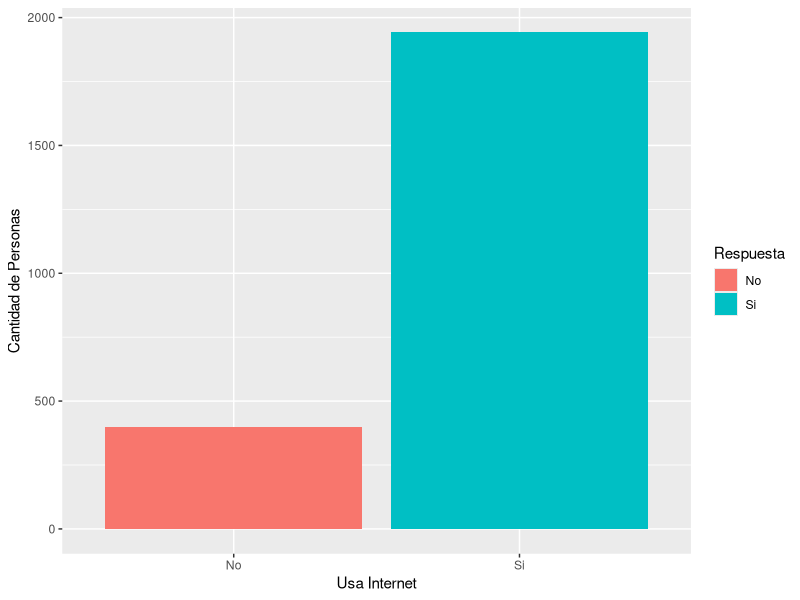
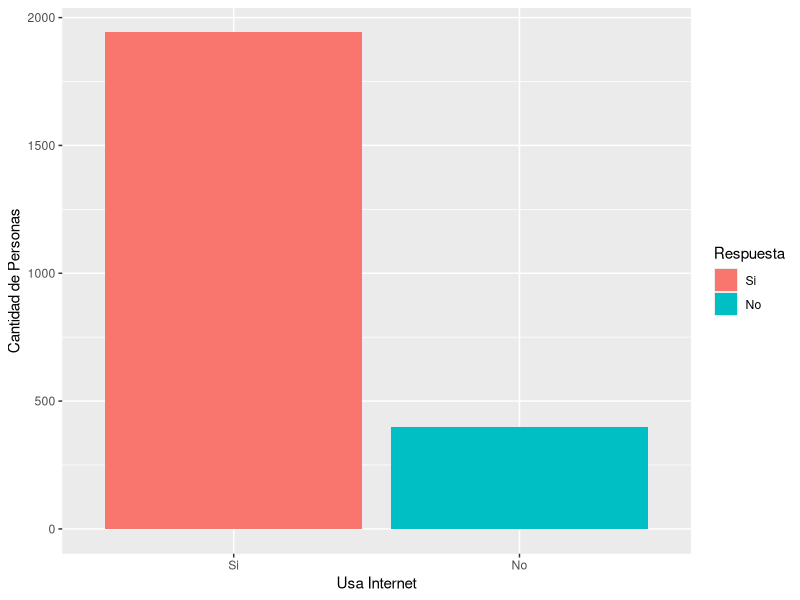
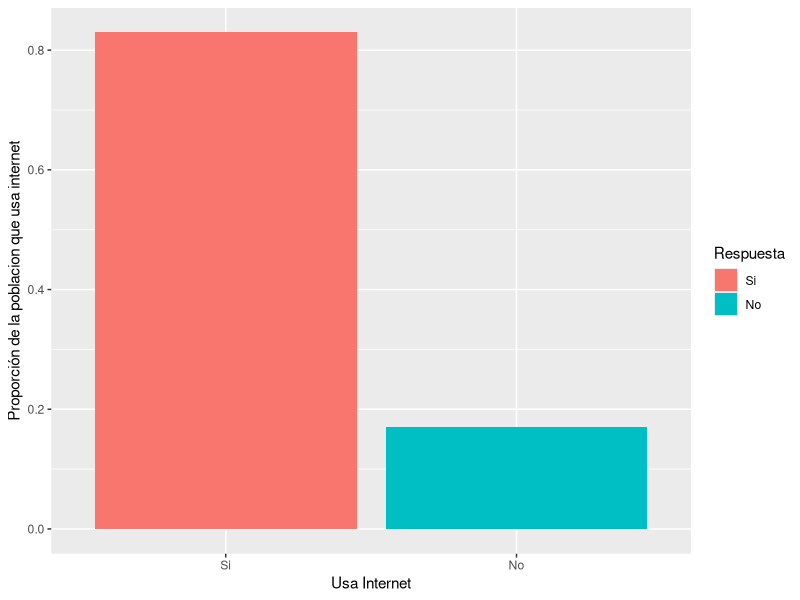
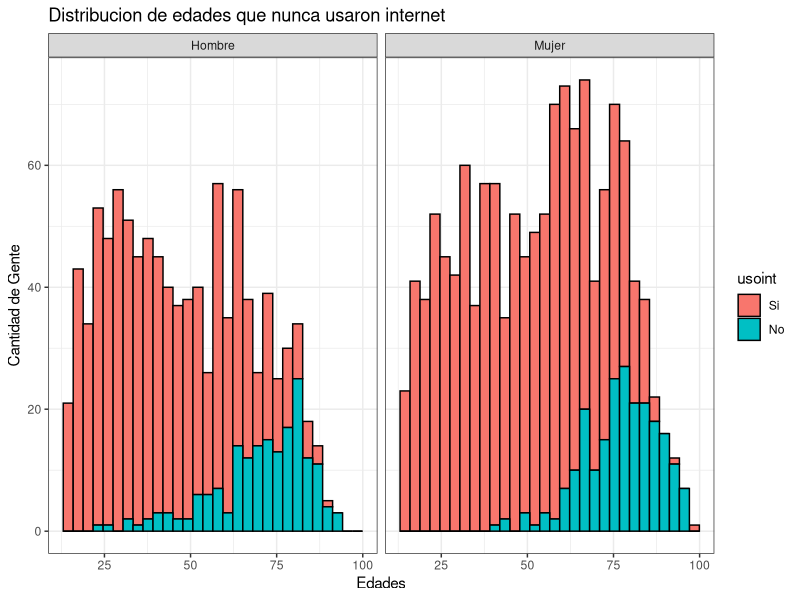
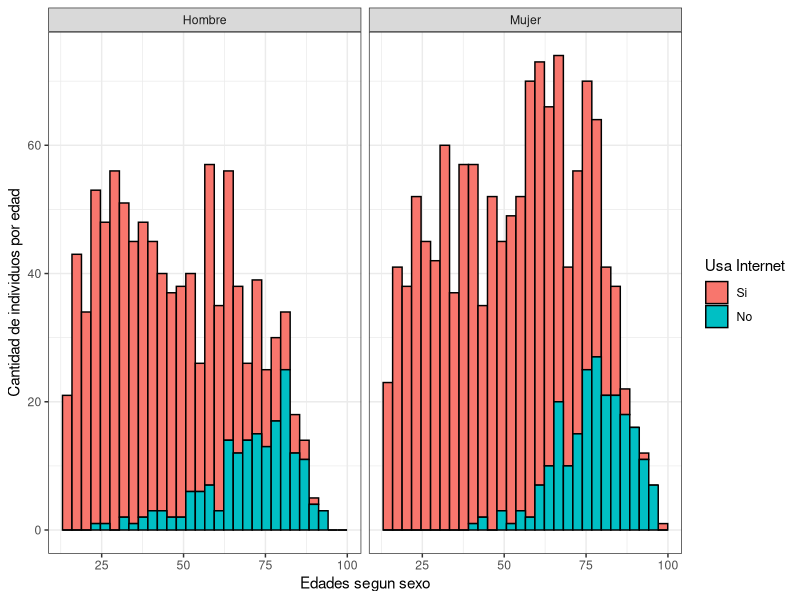

The R source for these figures, in order: (Note: this script raises an error after producing the figures.)
## ---- chunk 1
set.seed(123)
var1 <- sample(c(2,3,4), size = 12, replace = TRUE)
var2 <- sample(c("alto", "medio", "bajo"), size = 12, replace = TRUE)
var3 <- sample(c("TRUE", "FALSE"), size = 12,replace = TRUE)
datos <- data.frame(var1,var2,var3)

## ---- chunk 2
datos[,"var3"]
## ---- chunk 3
datos[datos$var1 == 3 & datos$var2== "medio" & datos$var3 == "FALSE",]
## ---- chunk 4
datos[datos$var2 == c("medio","alto"),]
## ---- chunk 5
table(datos$var2,datos$var3)

## ---- chunk 6
for (i in 1:length(var2)) {
  if ((datos$var2[i] == "alto" & datos$var3[i] == "TRUE")||(datos$var2[i] == "medio" & datos$var3[i] == "TRUE")){
    datos$var4[i] <- 1
  }else{
    datos$var4[i] <- 0
  }
}
datos
## ---- chunk 7
library(readxl)
library(here)
tic <- read_xlsx(here("examen","eutic (2).xlsx"))

## ---- chunk 8
tic_red <- tic[,c(23:25,54:71)]

## ---- chunk 9
library(ggplot2)
library(tidyverse)
tic_red |> mutate(C9 = recode(C9, "1" = "Si","2"  ="No" )) |> ggplot(aes(x = C9, fill= C9))+ geom_bar() + labs(x = "Usa Internet",y = "Cantidad de Personas", fill = "Respuesta")

## ---- chunk 10
tic_reco <- tic_red |> rename("usoint" = C9, "sexo" = C7) |> mutate(usoint =as.factor(usoint), sexo = as.factor(sexo)) |> 
  mutate(usoint = recode(usoint,"1" = "Si","2"="No"), sexo = recode(sexo,"1"="Hombre", "2" = "Mujer"))

## ---- chunk 11
tic_reco |> ggplot(aes(x = usoint, fill= usoint))+ geom_bar()+  labs(x = "Usa Internet",y = "Cantidad de Personas", fill = "Respuesta")
## ---- chunk 12
tic_reco |> count(usoint) |> mutate(prop = n/sum(n)) |> ggplot(aes(x = usoint, y = prop, fill = usoint)) + geom_col() +
    labs(x = "Usa Internet",y = "Proporción de la poblacion que usa internet", fill = "Respuesta")
## ---- chunk 13
library(dplyr)
tic_reco |> count(usoint,sexo) |> mutate(prop = n/sum(n)) |> filter(sexo == "Mujer", usoint == "Si")
## ---- chunk 14
tic_reco |> group_by(sexo)|> filter(usoint == "No")|> summarise(prom_Edad_no_usoint = mean(C8,na.rm = TRUE))


tic_reco |> ggplot(aes(x = C8,fill = usoint)) + geom_histogram(bins = 30,color = "black") + labs(title = "Distribucion de edades que nunca usaron internet", x = "Edades", y = "Cantidad de Gente")+ facet_wrap(~sexo) + theme_bw()

tic_reco |> group_by(C8) |> ggplot(aes(x = C8, fill = usoint)) + geom_histogram(bins = 30,color = "black") + facet_wrap(~sexo) + theme_bw()+ 
  labs(x = "Edades segun sexo", y = "Cantidad de individuos por edad", fill = "Usa Internet")
## ---- chunk 15
final <- tic_reco|> filter(!is.na(C14_1:C14_18)) |> mutate(across(C14_1:C14_18,~recode(.x,"1" = "Si", "2" = "No", "3" = "No contesta")))

final <- tic_reco |> 
  mutate(across(C14_1:C14_18, ~ recode(as.character(.x),
                                       "1" = "Si",
                                       "2" = "No",
                                       "3" = "No contesta"))) |>
  filter(if_all(C14_1:C14_18, ~ !is.na(.x)))

## ---- chunk 16
pedidos <- function(cprod,cdisp){
  if (!is.numeric(cprod)|| !is.numeric(cdisp)) {
    cat("Argumento no numérico\n")
    return(invisible(NULL))
    }
  if(length(cprod)!=length(cdisp)) {
    stop("No tiene mismo largo")
  }
  if(all(cdisp >= cprod)){
    return(1)}
  else{
    return(0)
  }
}

pedidos(c(1,4,2), 1:2)
pedidos(c("A","B"), 1:19)
## ---- chunk 17
set.seed(123)
randnorm <- rnorm(24, mean = 20, sd = 2)
randbin <- rbinom(24,size = 10,prob = 0.5)

i <- 1
suma <- NULL
while (i <= 24) {
  suma[i] <- randnorm[i] + randbin[i] 
  i <- i + 1
}
suma
length(suma)

## ---- chunk 18
"Es preferible dado que tenemos una mejor percepción visual de las frecuencias para cada observacion, el grafico de torta depende de el área y ángulo de mismo el cual dificulta a veces la percepción de la frecuencia" 

## ---- chunk 19
"Utilizar aspect.ratio = 1 en un diagrama de dispersión (scatter plot) significa que la unidad de medida en el eje X es igual a la unidad de medida en el eje Y. Es decir, se fuerza que:

1 unidad en el eje horizontal tiene el mismo tamaño visual que 1 unidad en el eje vertical.
"
## ---- chunk 20
"Utilizar aspect.ratio = 1 en un diagrama de dispersión (scatter plot) significa que la unidad de medida en el eje X es igual a la unidad de medida en el eje Y. Es decir, se fuerza que:

1 unidad en el eje horizontal tiene el mismo tamaño visual que 1 unidad en el eje vertical.
"
## ---- chunk 21
"
La ciencia de datos es una disciplina que se encarga de extraer conocimiento útil a partir de datos. Combina programación, matemáticas, estadística y conocimiento del área para entender patrones, responder preguntas o tomar decisiones basadas en datos.

Es como una caja de herramientas para convertir datos crudos en información valiosa, ya sea para predecir algo, explicar un fenómeno o automatizar decisiones.

La estadística es el corazón de la ciencia de datos. Sirve para:

Describir y resumir los datos (media, varianza, gráficos).

Inferir cosas sobre una población a partir de una muestra (estimaciones, intervalos, tests).

Modelar relaciones entre variables (regresión, clasificación).

Medir incertidumbre y validar resultados.

En resumen, la estadística permite que los análisis sean rigurosos y confiables, y no solo visualmente atractivos o impulsados por algoritmos.

La ciencia de datos transforma datos en decisiones. Y la estadística es la parte que asegura que esas decisiones estén basadas en evidencia y no en casualidades."


"La ciencia de datos es una disciplina que combina herramientas de la informática, la estadística y el conocimiento del área de estudio para extraer conocimiento útil a partir de los datos. Implica todo un proceso: desde recolectar y limpiar los datos, analizarlos e interpretarlos, hasta comunicar los resultados de forma clara y comprensible para tomar decisiones informadas.

La estadística es una parte clave de la ciencia de datos porque:

Permite describir los datos con medidas como la media, la mediana, las distribuciones, etc.

Ayuda a entender relaciones entre variables (por ejemplo, con regresiones, correlaciones).

Proporciona métodos para hacer inferencias: es decir, sacar conclusiones sobre una población a partir de una muestra.

Sirve para evaluar la incertidumbre y la calidad de los resultados (por ejemplo, con intervalos de confianza y tests de hipótesis).

La estadística es el motor analítico de la ciencia de datos: aporta los fundamentos para entender los datos y justificar las decisiones que se toman a partir de ellos."
